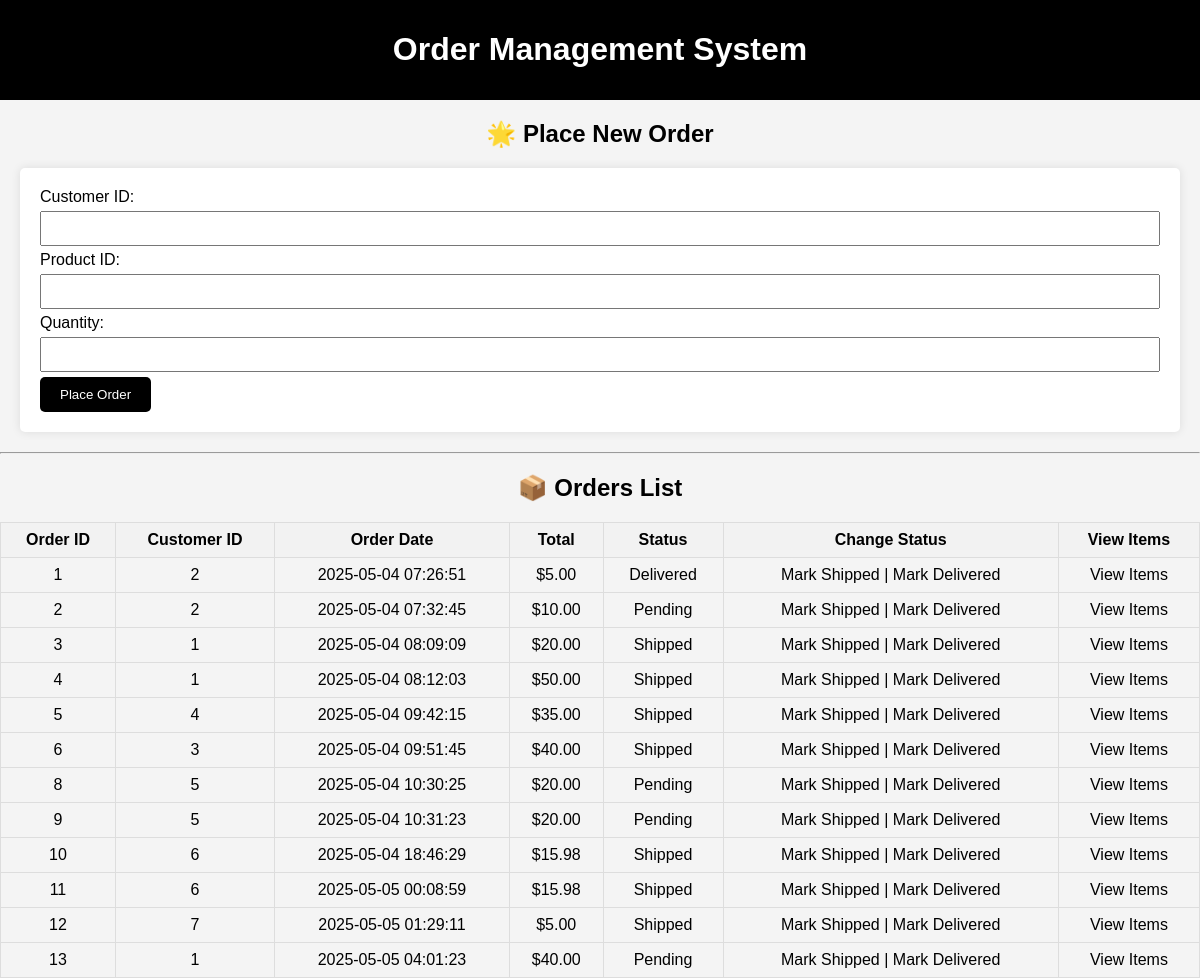
The app's page /order.php with its own data.
### tables this page shows
CREATE TABLE `orders` (
  `order_id` int(11) NOT NULL,
  `customer_id` int(11) NOT NULL,
  `order_date` timestamp NOT NULL DEFAULT current_timestamp(),
  `total_amount` decimal(10,2) DEFAULT NULL,
  `status` varchar(20) DEFAULT 'Pending',
  `shipping_method` varchar(255) DEFAULT NULL,
  `shipping_confirmation` varchar(100) DEFAULT NULL,
  `order_status` varchar(50) NOT NULL,
  `shipping_status` varchar(50) DEFAULT 'Pending',
  `shipped_date` datetime DEFAULT NULL
);

### order.php (the view, shortened to what this page needs)
<?php
include 'db_connect.php';
?>
<!DOCTYPE html>
<html lang="en">
<head>
</head>
<body>
<header>
    <h1>Order Management System</h1>
</header>
<h2>🌟 Place New Order</h2>
<form method="POST">
    Customer ID: <input name="customer_id" type="number" required><br>
    Product ID: <input name="product_id" type="number" required><br>
    Quantity: <input name="quantity" type="number" min="1" required><br>
    <button type="submit" name="place_order">Place Order</button>
</form>
<hr>
<h2>📦 Orders List</h2>
<table>
<tr>
    <th>Order ID</th>
    <th>Customer ID</th>
    <th>Order Date</th>
    <th>Total</th>
    <th>Status</th>
    <th>Change Status</th>
    <th>View Items</th>
</tr>
<?php
$result = $conn->query("SELECT * FROM Orders");
while ($row = $result->fetch_assoc()) {
    echo "<tr>
        <td>{$row['order_id']}</td>
        <td>{$row['customer_id']}</td>
        <td>{$row['order_date']}</td>
        <td>\${$row['total_amount']}</td>
        <td>{$row['status']}</td>
        <td>
            <a href='?order_id={$row['order_id']}&change_status=Shipped'>Mark Shipped</a> |
            <a href='?order_id={$row['order_id']}&change_status=Delivered'>Mark Delivered</a>
        </td>
        <td>
            <a href='?view_items={$row['order_id']}'>View Items</a>
        </td>
    </tr>";
}
?>
</table>
</body>
</html>

### order.php (style rules this page uses)
body { font-family: Arial, sans-serif; margin: 0; padding: 0; background-color: #f4f4f4; color: black; }
header { background-color: #000; color: white; padding: 10px 0; text-align: center; }
h2 { color: black; font-size: 24px; text-align: center; }
form { background-color: white; padding: 20px; margin: 20px; border-radius: 5px; box-shadow: 0 0 10px rgba(0, 0, 0, 0.1); }
input[type="number"] { padding: 8px; margin: 5px 0; width: 100%; box-sizing: border-box; }
button { background-color: #000; color: white; border: none; padding: 10px 20px; cursor: pointer; border-radius: 5px; }
table { width: 100%; margin-top: 20px; border-collapse: collapse; }
table, th, td { border: 1px solid #ddd; }
th, td { padding: 8px; text-align: center; }
th { background-color: #f2f2f2; }
a { color: #000; text-decoration: none; }

### records on screen
orders: order_id "1", customer "2", order_date "2025-05-04 07:26:51", total_amount "5.00", status "Delivered"
orders: order_id "2", customer "2", order_date "2025-05-04 07:32:45", total_amount "10.00", status "Pending"
orders: order_id "3", customer "1", order_date "2025-05-04 08:09:09", total_amount "20.00", status "Shipped"
orders: order_id "4", customer "1", order_date "2025-05-04 08:12:03", total_amount "50.00", status "Shipped"
orders: order_id "5", customer "4", order_date "2025-05-04 09:42:15", total_amount "35.00", status "Shipped"
orders: order_id "6", customer "3", order_date "2025-05-04 09:51:45", total_amount "40.00", status "Shipped"
orders: order_id "8", customer "5", order_date "2025-05-04 10:30:25", total_amount "20.00", status "Pending"
orders: order_id "9", customer "5", order_date "2025-05-04 10:31:23", total_amount "20.00", status "Pending"
orders: order_id "10", customer "6", order_date "2025-05-04 18:46:29", total_amount "15.98", status "Shipped"
orders: order_id "11", customer "6", order_date "2025-05-05 00:08:59", total_amount "15.98", status "Shipped"
orders: order_id "12", customer "7", order_date "2025-05-05 01:29:11", total_amount "5.00", status "Shipped"
orders: order_id "13", customer "1", order_date "2025-05-05 04:01:23", total_amount "40.00", status "Pending"
